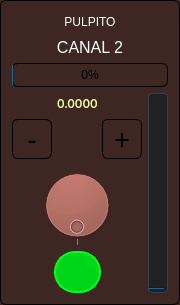
                       <widget class="QGroupBox" name="groupBox_2">
                        <property name="maximumSize">
                         <size>
                          <width>180</width>
                          <height>16777215</height>
                         </size>
                        </property>
                        <property name="styleSheet">
                         <string notr="true">background-color: #3E2723;
border: 1px solid black;      /* opcional: força borda */
border-radius: 6px;   /* quanto maior o número, mais arredondado */

</string>
                        </property>
                        <property name="title">
                         <string/>
                        </property>
                        <layout class="QGridLayout" name="gridLayout_2">
                         <item row="1" column="0">
                          <layout class="QHBoxLayout" name="horizontalLayout_11">
                           <item>
                            <layout class="QGridLayout" name="gridLayout_10">
                             <item row="2" column="0">
                              <layout class="QGridLayout" name="gridLayout_11">
                               <item row="0" column="2">
                                <widget class="ModernDial" name="dial_1">
                                 <property name="minimumSize">
                                  <size>
                                   <width>80</width>
                                   <height>80</height>
                                  </size>
                                 </property>
                                 <property name="maximumSize">
                                  <size>
                                   <width>80</width>
                                   <height>80</height>
                                  </size>
                                 </property>
                                 <property name="wrapping">
                                  <bool>true</bool>
                                 </property>
                                 <property name="notchTarget">
                                  <double>100.000000000000000</double>
                                 </property>
                                 <property name="notchesVisible">
                                  <bool>true</bool>
                                 </property>
                                </widget>
                               </item>
                               <item row="0" column="3">
                                <spacer name="horizontalSpacer_10">
                                 <property name="orientation">
                                  <enum>Qt::Orientation::Horizontal</enum>
                                 </property>
                                 <property name="sizeHint" stdset="0">
                                  <size>
                                   <width>40</width>
                                   <height>20</height>
                                  </size>
                                 </property>
                                </spacer>
                               </item>
                               <item row="0" column="1">
                                <spacer name="horizontalSpacer_9">
                                 <property name="orientation">
                                  <enum>Qt::Orientation::Horizontal</enum>
                                 </property>
                                 <property name="sizeHint" stdset="0">
                                  <size>
                                   <width>40</width>
                                   <height>20</height>
                                  </size>
                                 </property>
                                </spacer>
                               </item>
                              </layout>
                             </item>
                             <item row="4" column="0">
                              <layout class="QGridLayout" name="gridLayout_12">
                               <item row="0" column="3">
                                <spacer name="horizontalSpacer_12">
                                 <property name="orientation">
                                  <enum>Qt::Orientation::Horizontal</enum>
                                 </property>
                                 <property name="sizeHint" stdset="0">
                                  <size>
                                   <width>40</width>
                                   <height>20</height>
                                  </size>
                                 </property>
                                </spacer>
                               </item>
                               <item row="0" column="2">
                                <widget class="ModernButton" name="pushButton_ch02">
                                 <property name="minimumSize">
                                  <size>
                                   <width>42</width>
                                   <height>42</height>
                                  </size>
                                 </property>
                                 <property name="styleSheet">
                                  <string notr="true">* { font-family: &quot;Inter&quot;, &quot;Roboto&quot;, &quot;Segoe UI&quot;, sans-serif; font-size: 16px; }
QPushButton {
color: cyan;
 border-radius: 21px;
  
background-color: #00d619;
  border: 2px solid #00ff1e;

}

QPushButton:checked {
	background-color: #d90000;
    color: white;
    border: 1px solid #ff6a00;

}
</string>
                                 </property>
                                 <property name="text">
                                  <string/>
                                 </property>
                                 <property name="checkable">
                                  <bool>true</bool>
                                 </property>
                                </widget>
                               </item>
                               <item row="0" column="1">
                                <spacer name="horizontalSpacer_11">
                                 <property name="orientation">
                                  <enum>Qt::Orientation::Horizontal</enum>
                                 </property>
                                 <property name="sizeHint" stdset="0">
                                  <size>
                                   <width>40</width>
                                   <height>20</height>
                                  </size>
                                 </property>
                                </spacer>
                               </item>
                              </layout>
                             </item>
                             <item row="1" column="0">
                              <layout class="QHBoxLayout" name="horizontalLayout_4">
                               <item>
                                <widget class="ModernButton" name="pbMinus_1">
                                 <property name="minimumSize">
                                  <size>
                                   <width>40</width>
                                   <height>40</height>
                                  </size>
                                 </property>
                                 <property name="maximumSize">
                                  <size>
                                   <width>40</width>
                                   <height>40</height>
                                  </size>
                                 </property>
                                 <property name="font">
                                  <font>
                                   <pointsize>20</pointsize>
                                   <fontweight>Black</fontweight>
                                  </font>
                                 </property>
                                 <property name="styleSheet">
                                  <string notr="true"/>
                                 </property>
                                 <property name="text">
                                  <string>-</string>
                                 </property>
                                 <property name="flat">
                                  <bool>true</bool>
                                 </property>
                                </widget>
                               </item>
                               <item>
                                <spacer name="horizontalSpacer_7">
                                 <property name="orientation">
                                  <enum>Qt::Orientation::Horizontal</enum>
                                 </property>
                                 <property name="sizeHint" stdset="0">
                                  <size>
                                   <width>40</width>
                                   <height>20</height>
                                  </size>
                                 </property>
                                </spacer>
                               </item>
                               <item>
                                <widget class="ModernButton" name="pbPlus_1">
                                 <property name="minimumSize">
                                  <size>
                                   <width>40</width>
                                   <height>40</height>
                                  </size>
                                 </property>
                                 <property name="maximumSize">
                                  <size>
                                   <width>40</width>
                                   <height>40</height>
                                  </size>
                                 </property>
                                 <property name="font">
                                  <font>
                                   <pointsize>20</pointsize>
                                   <fontweight>Black</fontweight>
                                  </font>
                                 </property>
                                 <property name="styleSheet">
                                  <string notr="true"/>
                                 </property>
                                 <property name="text">
                                  <string>+</string>
                                 </property>
                                 <property name="flat">
                                  <bool>true</bool>
                                 </property>
                                </widget>
                               </item>
                              </layout>
                             </item>
                             <item row="0" column="0">
                              <layout class="QGridLayout" name="gridLayout_34">
                               <item row="0" column="0">
                                <spacer name="horizontalSpacer_59">
                                 <property name="orientation">
                                  <enum>Qt::Orientation::Horizontal</enum>
                                 </property>
                                 <property name="sizeHint" stdset="0">
                                  <size>
                                   <width>40</width>
                                   <height>20</height>
                                  </size>
                                 </property>
                                </spacer>
                               </item>
                               <item row="0" column="1">
                                <widget class="QLabel" name="labelPercentCH02">
                                 <property name="font">
                                  <font>
                                   <family>Inter</family>
                                   <strikeout>false</strikeout>
                                   <fontweight>ExtraBold</fontweight>
                                  </font>
                                 </property>
                                 <property name="styleSheet">
                                  <string notr="true">color: #ffffaa;
 border: 0px solid black;      /* opcional: força borda */
</string>
                                 </property>
                                 <property name="text">
                                  <string>0.0000</string>
                                 </property>
                                </widget>
                               </item>
                               <item row="0" column="2">
                                <spacer name="horizontalSpacer_60">
                                 <property name="orientation">
                                  <enum>Qt::Orientation::Horizontal</enum>
                                 </property>
                                 <property name="sizeHint" stdset="0">
                                  <size>
                                   <width>40</width>
                                   <height>20</height>
                                  </size>
                                 </property>
                                </spacer>
                               </item>
                              </layout>
                             </item>
                            </layout>
                           </item>
                           <item>
                            <widget class="QProgressBar" name="progressBar_1">
                             <property name="maximumSize">
                              <size>
                               <width>20</width>
                               <height>1000</height>
                              </size>
                             </property>
                             <property name="styleSheet">
                              <string notr="true">QProgressBar {
  border: 1px solid #3a3f47;
  border-radius: 4px;
  background: #1f2125;
}</string>
                             </property>
                             <property name="value">
                              <number>0</number>
                             </property>
                             <property name="textVisible">
                              <bool>false</bool>
                             </property>
                             <property name="orientation">
                              <enum>Qt::Orientation::Vertical</enum>
                             </property>
                            </widget>
                           </item>
                          </layout>
                         </item>
                         <item row="0" column="0">
                          <layout class="QGridLayout" name="gridLayout_30">
                           <item row="0" column="0">
                            <layout class="QGridLayout" name="gridLayout_43">
                             <item row="0" column="1">
                              <widget class="QPushButton" name="bTitleCH02">
                               <property name="font">
                                <font>
                                 <fontweight>Black</fontweight>
                                </font>
                               </property>
                               <property name="styleSheet">
                                <string notr="true">background-color: transparent;
color: white;
border: 0px;</string>
                               </property>
                               <property name="text">
                                <string>PULPITO</string>
                               </property>
                               <property name="flat">
                                <bool>true</bool>
                               </property>
                              </widget>
                             </item>
                             <item row="0" column="0">
                              <spacer name="horizontalSpacer_49">
                               <property name="orientation">
                                <enum>Qt::Orientation::Horizontal</enum>
                               </property>
                               <property name="sizeHint" stdset="0">
                                <size>
                                 <width>40</width>
                                 <height>20</height>
                                </size>
                               </property>
                              </spacer>
                             </item>
                             <item row="0" column="2">
                              <spacer name="horizontalSpacer_50">
                               <property name="orientation">
                                <enum>Qt::Orientation::Horizontal</enum>
                               </property>
                               <property name="sizeHint" stdset="0">
                                <size>
                                 <width>40</width>
                                 <height>20</height>
                                </size>
                               </property>
                              </spacer>
                             </item>
                            </layout>
                           </item>
                           <item row="2" column="0">
                            <widget class="ModernProgressBar" name="pbarVol_1">
                             <property name="styleSheet">
                              <string notr="true">  border: 1px solid #cyan;
  border-radius: 4px;
  background: #1f2125;
color: white;
</string>
                             </property>
                             <property name="value">
                              <number>0</number>
                             </property>
                             <property name="alignment">
                              <set>Qt::AlignmentFlag::AlignCenter</set>
                             </property>
                            </widget>
                           </item>
                           <item row="1" column="0">
                            <widget class="QLabel" name="label_2">
                             <property name="font">
                              <font>
                               <pointsize>12</pointsize>
                               <bold>false</bold>
                              </font>
                             </property>
                             <property name="styleSheet">
                              <string notr="true">color: white;
border: 0px;</string>
                             </property>
                             <property name="text">
                              <string>CANAL 2</string>
                             </property>
                             <property name="alignment">
                              <set>Qt::AlignmentFlag::AlignCenter</set>
                             </property>
                            </widget>
                           </item>
                          </layout>
                         </item>
                        </layout>
                       </widget>
